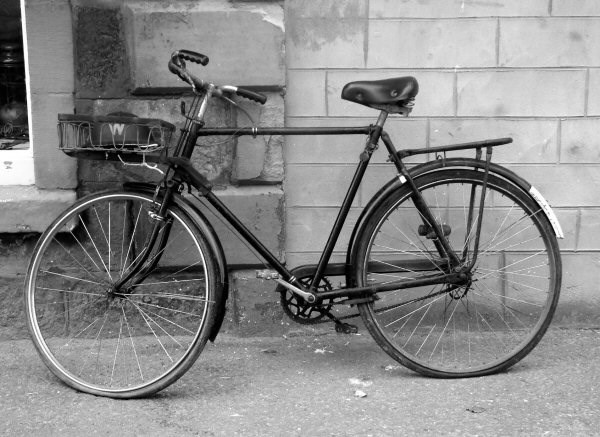
#> input picture images/bike.jpg, 600 x 437 px
$ python 12.Methods.py
#> lines starting #> are read from the running program, lines starting #| are printed output that depends on the picture
### lecture_code/utils.py
# This file contains functions that are used throughout the repo and thus could be useful
import cv2
import numpy as np

def view_image(img: np.ndarray):
    """
    Pass in an image to view in a small window. Press any key to close the window

    NOTE: When using breakpoints when this function is within the file, pycharm will stall. OR - sometimes it works just
    fine. So if you have trouble with debugging, comment out the function in the script.
    TODO: Fix above
    :param img: A numpy array. You can get this object from a cv.imread()
    :return:
    """
    cv2.namedWindow('frame', cv2.WINDOW_AUTOSIZE)
    cv2.imshow('frame', img)
    cv2.waitKey(0)
    cv2.destroyAllWindows()

### lecture_code/2A-L3 Linearity and convolution/12.Methods.py
import cv2
from lecture_code.utils import *

bike_filename = "../../images/bike.jpg"
bike_img = cv2.imread(bike_filename)
#> bike_img is the input picture: shape (437, 600, 3); min 0, max 255, mean 137
# view_image(bike_img)

# Note this will simply add rows/cols for the border.
# This might throw off your image if not careful.
border_bike_img = cv2.copyMakeBorder(bike_img, 0, 0, 0, 10, borderType=cv2.BORDER_REPLICATE)
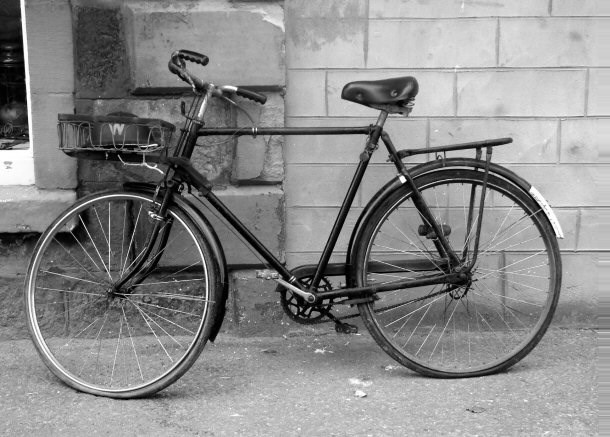
#> border_bike_img: shape (437, 610, 3); min 0, max 255, mean 137.8
# Other borderTypes: https://docs.opencv.org/4.x/d2/de8/group__core__array.html#ga209f2f4869e304c82d07739337eae7c5

view_image(border_bike_img)

$ run again, with images/peppers.jpg copied over images/bike.jpg
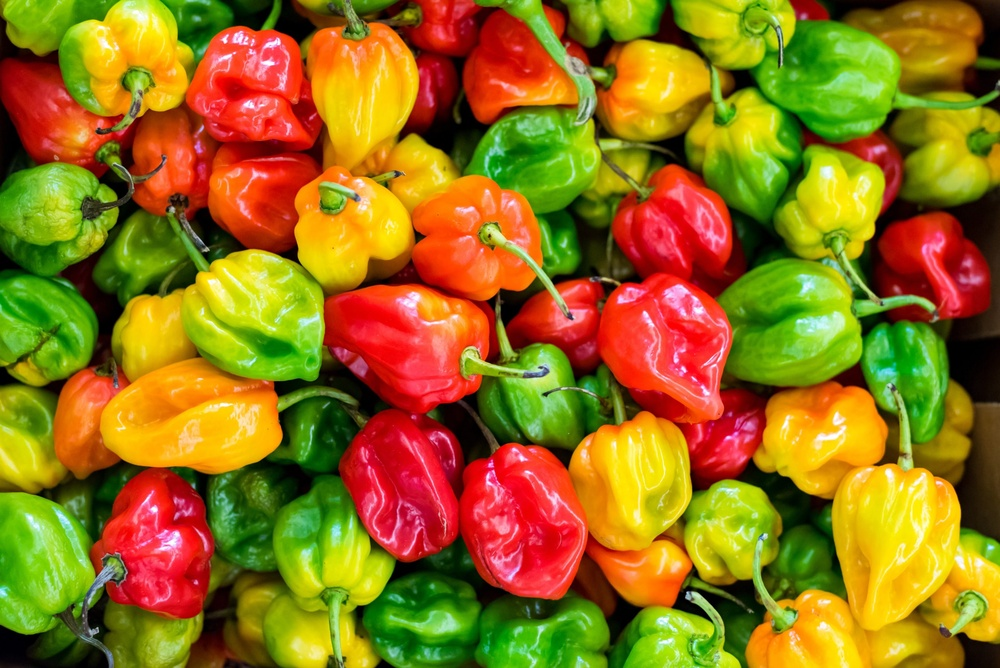
#> input picture images/peppers.jpg, 1000 x 668 px, shrunk from 2560 x 1709 before the run
#> bike_img is the input picture: shape (668, 1000, 3); mean B, G, R 22.8, 113.4, 149.2
#> `border_bike_img = cv2.copyMakeBorder(bike_img, 0, 0, 0, 10, borderType..`:
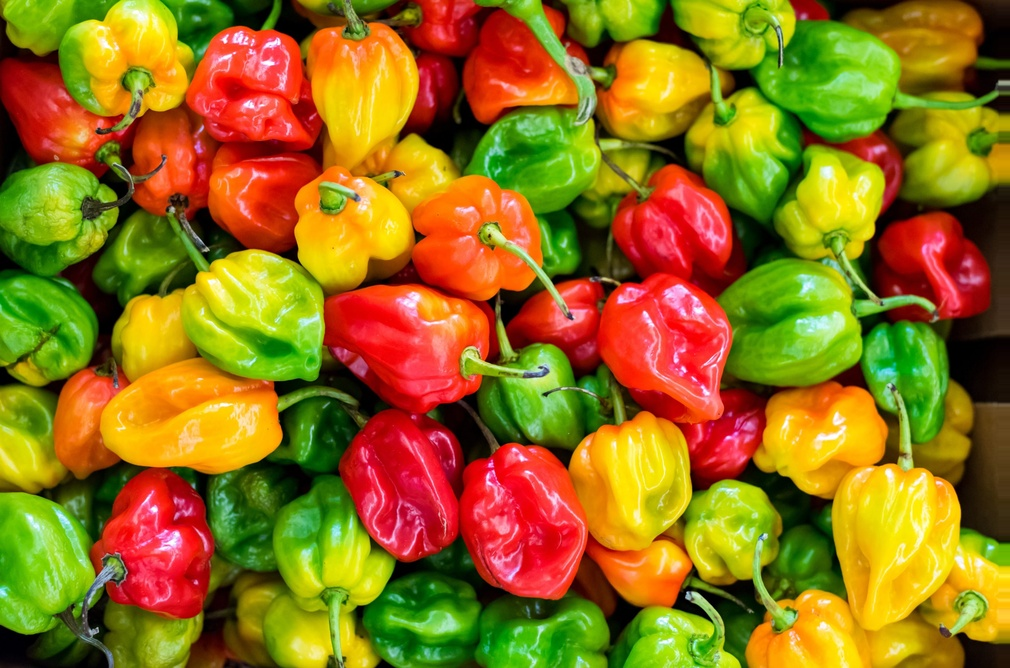
#> border_bike_img: shape (668, 1010, 3); mean B, G, R 22.7, 113, 148.6

$ run again, with images/tiger.jpg copied over images/bike.jpg
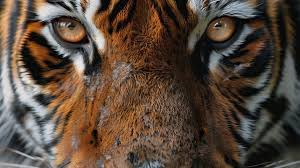
#> input picture images/tiger.jpg, 300 x 168 px
#> bike_img is the input picture: shape (168, 300, 3); mean B, G, R 59.7, 72, 88.3
#> `border_bike_img = cv2.copyMakeBorder(bike_img, 0, 0, 0, 10, borderType..`:
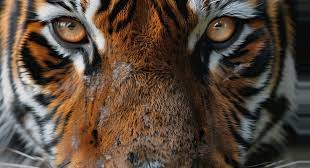
#> border_bike_img: shape (168, 310, 3); mean B, G, R 59, 70.9, 86.6

$ run again, with images/bicycle.png saved as images/bike.jpg
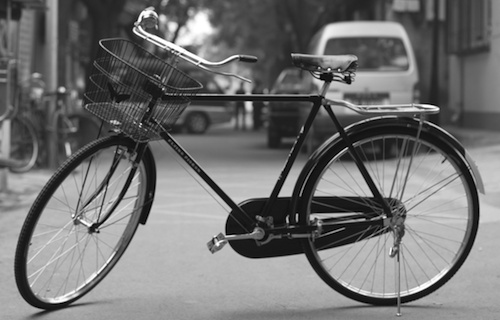
#> input picture images/bicycle.png, 500 x 320 px
#> bike_img is the input picture: shape (320, 500, 3); min 0, max 255, mean 114.2
#> `border_bike_img = cv2.copyMakeBorder(bike_img, 0, 0, 0, 10, borderType..`:
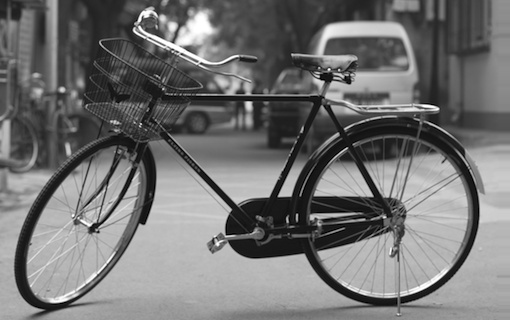
#> border_bike_img: shape (320, 510, 3); min 0, max 255, mean 115
